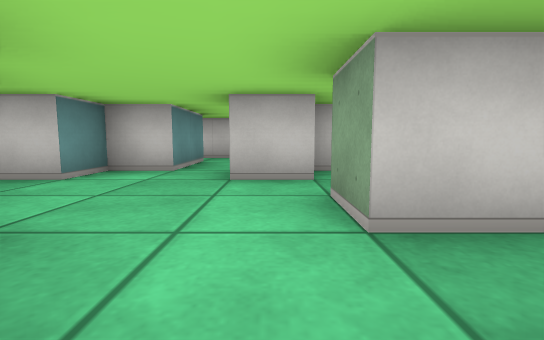
[1] (above)

16 first-person views from a walk through a cub3D maze. The camera is about half as high as the walls, tilts 6° down and sees 85° across. The floor is counted in squares. Each view is taken from the middle of a square. On the plan, view 1 faces up. The plan holds only what a view shows up to about 9 squares ahead; the rest is blank.

[2]
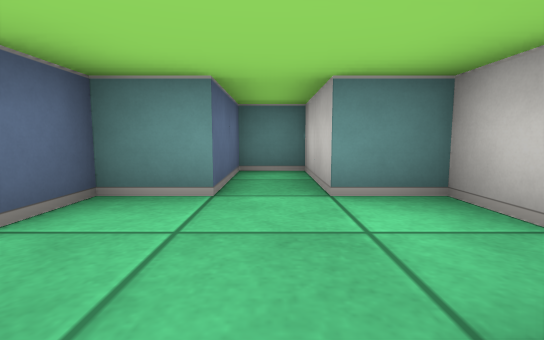

[3]
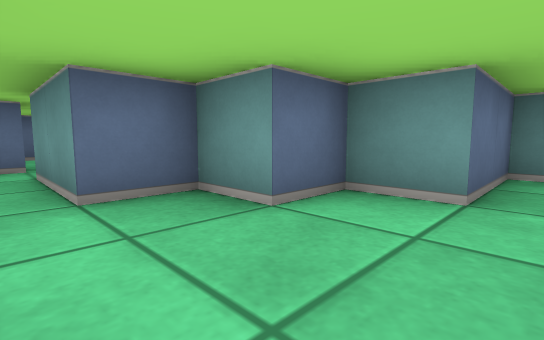

[4]
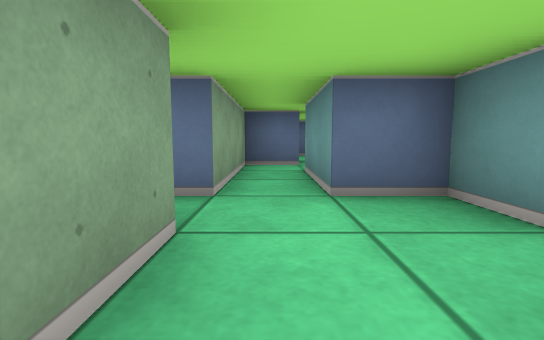

[5]
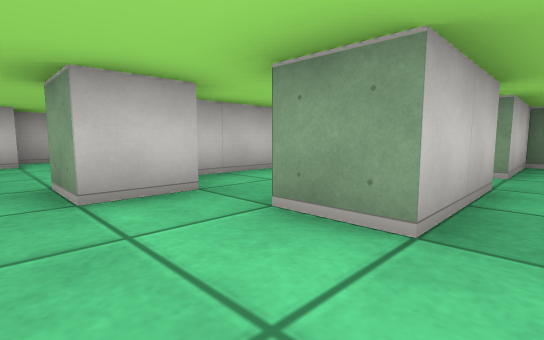

[6]
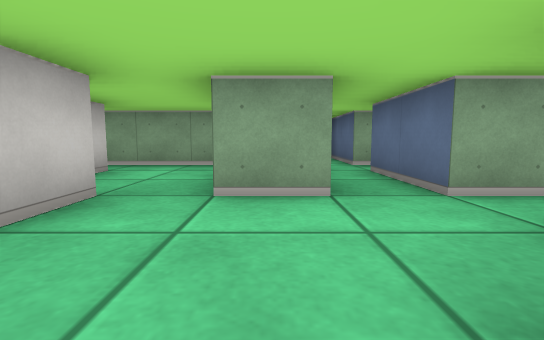

[7]
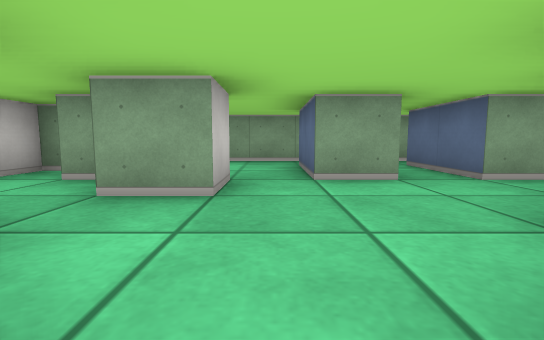

[8]
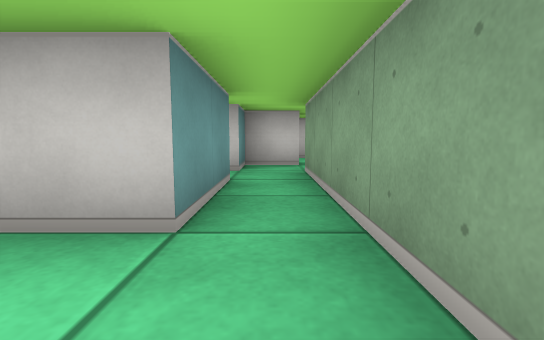

[9]
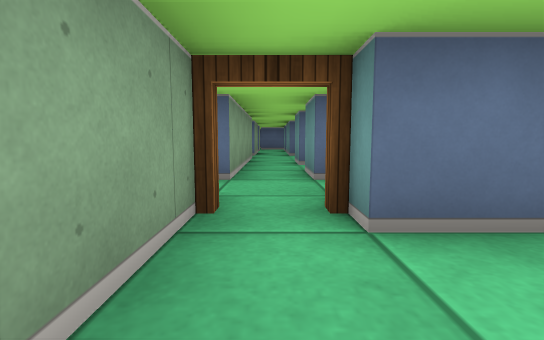

[10]
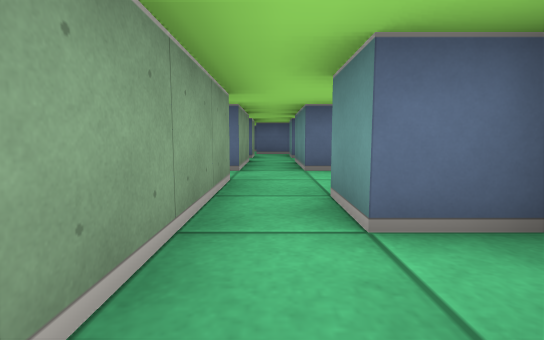

[11]
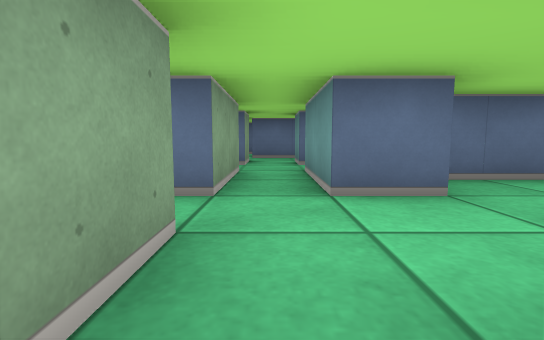

[12]
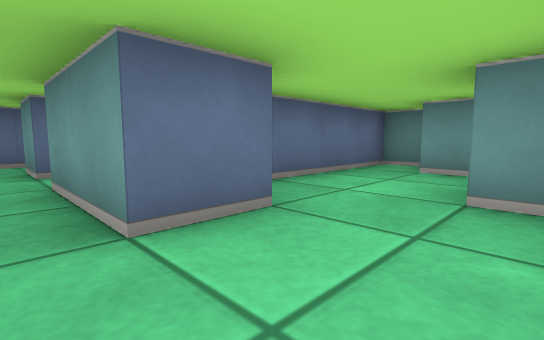

[13]
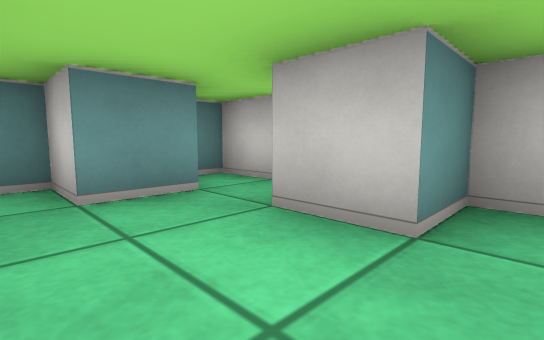

[14]
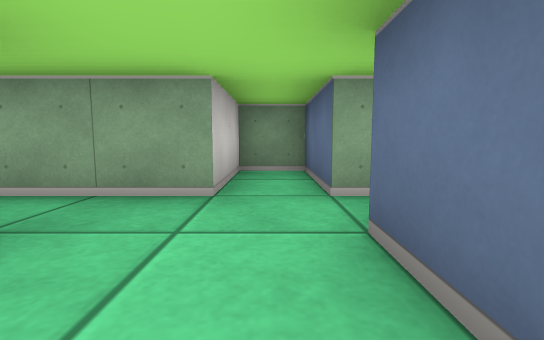

[15]
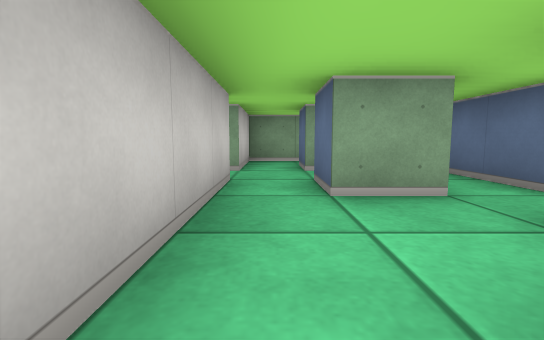

[16]
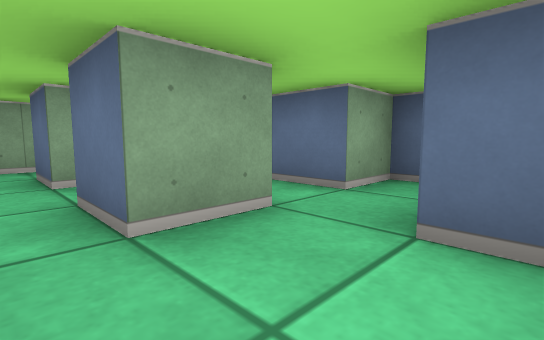

### Floor plan
Ten units are one square. View 1 is at (0, 0); x grows to the right and y downward. Boxes are objects, and circles mark ways between rooms. Rooms are numbered by the first view taken in them; rooms with no view inside come last. Other rooms are left out.
<svg viewBox="-50 -90 110 201">
<path fill="none" stroke="#000" d="M5 -15 5 -25M6 -35 -5 -35 -5 -45M-15 -45 -25 -45 -25 -35 -45 -35 -45 -25 -25 -25 -25 -15 -15 -15 -15 -5 -5 -5 -5 15M5 15 5 -5M-6 25 5 25M25 -45 6 -45M5 -25 25 -25M35 -15 35 -45M25 -15 5 -15M35 5 35 -5 55 -5M5 -5 25 -5 25 5M55 -15 35 -15M10 25 5 25 5 35 -5 35M5 25 5 15M14 45 25 45M15 15 25 15 25 25M-15 34 -15 45 -25 45 -25 55 10 55M-15 25 -25 25 -25 30M35 45 55 45 55 35 35 35 35 5M35 85 35 75 45 75M15 86 15 75 25 75 25 85M55 76 55 65 35 65 35 45M15 106 15 95 35 95M0 85 5 85M25 45 25 65 -5 65M-15 -65 -15 -45M-4 -75 -18 -75M5 -50 5 -55M1 -85 -5 -85M25 -65 25 -45M35 -45 35 -75"/>
<circle cx="15" cy="-30" r="3" fill="#2a7"/>
<circle cx="15" cy="-10" r="3" fill="#2a7"/>
<circle cx="-10" cy="-50" r="3" fill="#2a7"/>
<circle cx="30" cy="-20" r="3" fill="#2a7"/>
<circle cx="30" cy="-50" r="3" fill="#2a7"/>
<circle cx="30" cy="0" r="3" fill="#2a7"/>
<circle cx="30" cy="55" r="3" fill="#2a7"/>
<text x="-10" y="-20">1</text>
<text x="20" y="-40">2</text>
<text x="30" y="-10">3</text>
<text x="10" y="30">4</text>
<text x="30" y="80">5</text>
<text x="-10" y="-60">6</text>
<text x="30" y="-60">7</text>
</svg>
Room 1 opens to room 2. Room 1 opens to room 3. Room 1 opens to room 6. Room 2 opens to room 3. Room 2 opens to room 7. Room 3 opens to room 4. Room 4 opens to room 5.

Where each view was taken, in squares from view 1:
view 1: 0 up, 0 right, facing up
view 2: 3 up, 0 right, facing left
view 3: 3 up, 0 right, facing down-left
view 4: 3 up, 0 right, facing down
view 5: 1 up, 1 left, facing up-right
view 6: 2 up, 2 left, facing right
view 7: 3 up, 3 left, facing right
view 8: 3 up, 3 right, facing up
view 9: 4 up, 3 right, facing down
view 10: 0 up, 3 right, facing down
view 11: 2 down, 3 right, facing down
view 12: 3 down, 3 right, facing down-left
view 13: 5 down, 1 right, facing up-left
view 14: 4 down, 1 right, facing right
view 15: 7 down, 1 left, facing right
view 16: 7 down, 0 right, facing down-right
